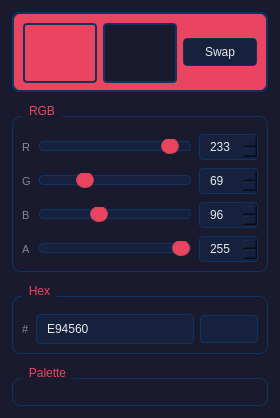
<?xml version="1.0" encoding="UTF-8"?>
<ui version="4.0">
 <class>ColorDock</class>
 <widget class="QWidget" name="ColorDock">
  <property name="geometry">
   <rect>
    <x>0</x>
    <y>0</y>
    <width>280</width>
    <height>400</height>
   </rect>
  </property>
  <property name="styleSheet">
   <string notr="true">
QWidget {
    background-color: #1a1a2e;
    color: #e8e8e8;
}
QSlider::groove:horizontal {
    border: 1px solid #0f3460;
    height: 8px;
    background: #16213e;
    border-radius: 4px;
}
QSlider::handle:horizontal {
    background: #e94560;
    border: 1px solid #c73e54;
    width: 16px;
    margin: -4px 0;
    border-radius: 8px;
}
QSlider::handle:horizontal:hover {
    background: #ff5a7a;
}
QSpinBox, QDoubleSpinBox {
    background-color: #16213e;
    border: 1px solid #0f3460;
    border-radius: 4px;
    padding: 4px 8px;
    color: #e8e8e8;
}
QSpinBox:focus, QDoubleSpinBox:focus {
    border-color: #e94560;
}
QLineEdit {
    background-color: #16213e;
    border: 1px solid #0f3460;
    border-radius: 4px;
    padding: 6px 8px;
    color: #e8e8e8;
}
QLineEdit:focus {
    border-color: #e94560;
}
QLabel {
    color: #888;
    font-size: 11px;
}
QGroupBox {
    border: 1px solid #0f3460;
    border-radius: 8px;
    margin-top: 12px;
    padding-top: 8px;
}
QGroupBox::title {
    subcontrol-origin: margin;
    left: 10px;
    padding: 0 5px;
    color: #e94560;
}
QPushButton {
    background-color: #16213e;
    border: 1px solid #0f3460;
    border-radius: 4px;
    padding: 6px 12px;
    color: #e8e8e8;
}
QPushButton:hover {
    background-color: #0f3460;
    border-color: #e94560;
}
QPushButton:pressed {
    background-color: #e94560;
}
   </string>
  </property>
  <layout class="QVBoxLayout" name="verticalLayout">
   <property name="spacing">
    <number>12</number>
   </property>
   <property name="leftMargin">
    <number>12</number>
   </property>
   <property name="topMargin">
    <number>12</number>
   </property>
   <property name="rightMargin">
    <number>12</number>
   </property>
   <property name="bottomMargin">
    <number>12</number>
   </property>
   <item>
    <widget class="QFrame" name="frameColorPreview">
     <property name="minimumSize">
      <size>
       <width>0</width>
       <height>80</height>
      </size>
     </property>
     <property name="styleSheet">
      <string notr="true">
QFrame {
    background-color: #e94560;
    border: 2px solid #0f3460;
    border-radius: 8px;
}
      </string>
     </property>
     <property name="frameShape">
      <enum>QFrame::Shape::StyledPanel</enum>
     </property>
     <layout class="QHBoxLayout" name="colorPreviewLayout">
      <item>
       <widget class="QFrame" name="foregroundColor">
        <property name="minimumSize">
         <size>
          <width>60</width>
          <height>60</height>
         </size>
        </property>
        <property name="toolTip">
         <string>Foreground Color</string>
        </property>
        <property name="styleSheet">
         <string notr="true">background-color: #e94560; border-radius: 4px;</string>
        </property>
        <property name="frameShape">
         <enum>QFrame::Shape::Box</enum>
        </property>
       </widget>
      </item>
      <item>
       <widget class="QFrame" name="backgroundColor">
        <property name="minimumSize">
         <size>
          <width>60</width>
          <height>60</height>
         </size>
        </property>
        <property name="toolTip">
         <string>Background Color</string>
        </property>
        <property name="styleSheet">
         <string notr="true">background-color: #1a1a2e; border-radius: 4px;</string>
        </property>
        <property name="frameShape">
         <enum>QFrame::Shape::Box</enum>
        </property>
       </widget>
      </item>
      <item>
       <widget class="QPushButton" name="btnSwapColors">
        <property name="toolTip">
         <string>Swap Colors (X)</string>
        </property>
        <property name="text">
         <string>Swap</string>
        </property>
       </widget>
      </item>
     </layout>
    </widget>
   </item>
   <item>
    <widget class="QGroupBox" name="groupRGB">
     <property name="title">
      <string>RGB</string>
     </property>
     <layout class="QGridLayout" name="rgbLayout">
      <property name="spacing">
       <number>8</number>
      </property>
      <item row="0" column="0">
       <widget class="QLabel" name="labelR">
        <property name="text">
         <string>R</string>
        </property>
       </widget>
      </item>
      <item row="0" column="1">
       <widget class="QSlider" name="sliderR">
        <property name="maximum">
         <number>255</number>
        </property>
        <property name="value">
         <number>233</number>
        </property>
        <property name="orientation">
         <enum>Qt::Orientation::Horizontal</enum>
        </property>
       </widget>
      </item>
      <item row="0" column="2">
       <widget class="QSpinBox" name="spinR">
        <property name="maximum">
         <number>255</number>
        </property>
        <property name="value">
         <number>233</number>
        </property>
       </widget>
      </item>
      <item row="1" column="0">
       <widget class="QLabel" name="labelG">
        <property name="text">
         <string>G</string>
        </property>
       </widget>
      </item>
      <item row="1" column="1">
       <widget class="QSlider" name="sliderG">
        <property name="maximum">
         <number>255</number>
        </property>
        <property name="value">
         <number>69</number>
        </property>
        <property name="orientation">
         <enum>Qt::Orientation::Horizontal</enum>
        </property>
       </widget>
      </item>
      <item row="1" column="2">
       <widget class="QSpinBox" name="spinG">
        <property name="maximum">
         <number>255</number>
        </property>
        <property name="value">
         <number>69</number>
        </property>
       </widget>
      </item>
      <item row="2" column="0">
       <widget class="QLabel" name="labelB">
        <property name="text">
         <string>B</string>
        </property>
       </widget>
      </item>
      <item row="2" column="1">
       <widget class="QSlider" name="sliderB">
        <property name="maximum">
         <number>255</number>
        </property>
        <property name="value">
         <number>96</number>
        </property>
        <property name="orientation">
         <enum>Qt::Orientation::Horizontal</enum>
        </property>
       </widget>
      </item>
      <item row="2" column="2">
       <widget class="QSpinBox" name="spinB">
        <property name="maximum">
         <number>255</number>
        </property>
        <property name="value">
         <number>96</number>
        </property>
       </widget>
      </item>
      <item row="3" column="0">
       <widget class="QLabel" name="labelA">
        <property name="text">
         <string>A</string>
        </property>
       </widget>
      </item>
      <item row="3" column="1">
       <widget class="QSlider" name="sliderA">
        <property name="maximum">
         <number>255</number>
        </property>
        <property name="value">
         <number>255</number>
        </property>
        <property name="orientation">
         <enum>Qt::Orientation::Horizontal</enum>
        </property>
       </widget>
      </item>
      <item row="3" column="2">
       <widget class="QSpinBox" name="spinA">
        <property name="maximum">
         <number>255</number>
        </property>
        <property name="value">
         <number>255</number>
        </property>
       </widget>
      </item>
     </layout>
    </widget>
   </item>
   <item>
    <widget class="QGroupBox" name="groupHex">
     <property name="title">
      <string>Hex</string>
     </property>
     <layout class="QHBoxLayout" name="hexLayout">
      <item>
       <widget class="QLabel" name="labelHex">
        <property name="text">
         <string>#</string>
        </property>
       </widget>
      </item>
      <item>
       <widget class="QLineEdit" name="editHex">
        <property name="text">
         <string>E94560</string>
        </property>
        <property name="maxLength">
         <number>8</number>
        </property>
       </widget>
      </item>
      <item>
       <widget class="QPushButton" name="btnPickColor">
        <property name="icon">
         <iconset resource="../icons.qrc">
          <normaloff>:/icons/icons/eyedropper.svg</normaloff>:/icons/icons/eyedropper.svg</iconset>
        </property>
        <property name="toolTip">
         <string>Pick Color</string>
        </property>
       </widget>
      </item>
     </layout>
    </widget>
   </item>
   <item>
    <widget class="QGroupBox" name="groupPalette">
     <property name="title">
      <string>Palette</string>
     </property>
     <layout class="QGridLayout" name="paletteLayout">
      <property name="spacing">
       <number>4</number>
      </property>
     </layout>
    </widget>
   </item>
   <item>
    <spacer name="verticalSpacer">
     <property name="orientation">
      <enum>Qt::Orientation::Vertical</enum>
     </property>
     <property name="sizeHint" stdset="0">
      <size>
       <width>20</width>
       <height>40</height>
      </size>
     </property>
    </spacer>
   </item>
  </layout>
 </widget>
 <resources>
  <include location="../icons.qrc"/>
 </resources>
 <connections>
  <connection>
   <sender>sliderR</sender>
   <signal>valueChanged(int)</signal>
   <receiver>spinR</receiver>
   <slot>setValue(int)</slot>
  </connection>
  <connection>
   <sender>spinR</sender>
   <signal>valueChanged(int)</signal>
   <receiver>sliderR</receiver>
   <slot>setValue(int)</slot>
  </connection>
  <connection>
   <sender>sliderG</sender>
   <signal>valueChanged(int)</signal>
   <receiver>spinG</receiver>
   <slot>setValue(int)</slot>
  </connection>
  <connection>
   <sender>spinG</sender>
   <signal>valueChanged(int)</signal>
   <receiver>sliderG</receiver>
   <slot>setValue(int)</slot>
  </connection>
  <connection>
   <sender>sliderB</sender>
   <signal>valueChanged(int)</signal>
   <receiver>spinB</receiver>
   <slot>setValue(int)</slot>
  </connection>
  <connection>
   <sender>spinB</sender>
   <signal>valueChanged(int)</signal>
   <receiver>sliderB</receiver>
   <slot>setValue(int)</slot>
  </connection>
  <connection>
   <sender>sliderA</sender>
   <signal>valueChanged(int)</signal>
   <receiver>spinA</receiver>
   <slot>setValue(int)</slot>
  </connection>
  <connection>
   <sender>spinA</sender>
   <signal>valueChanged(int)</signal>
   <receiver>sliderA</receiver>
   <slot>setValue(int)</slot>
  </connection>
 </connections>
</ui>
